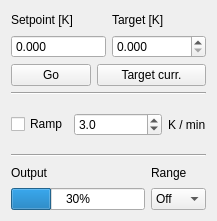
<?xml version="1.0" encoding="UTF-8"?>
<ui version="4.0">
 <class>Form</class>
 <widget class="VISAWidgetBase" name="Form">
  <property name="geometry">
   <rect>
    <x>0</x>
    <y>0</y>
    <width>217</width>
    <height>221</height>
   </rect>
  </property>
  <property name="font">
   <font>
    <family>Arial</family>
   </font>
  </property>
  <property name="windowTitle">
   <string>Form</string>
  </property>
  <layout class="QVBoxLayout" name="verticalLayout_5">
   <item>
    <layout class="QHBoxLayout" name="horizontalLayout_3">
     <item>
      <layout class="QVBoxLayout" name="verticalLayout">
       <item>
        <widget class="QLabel" name="label_3">
         <property name="sizePolicy">
          <sizepolicy hsizetype="Maximum" vsizetype="Preferred">
           <horstretch>0</horstretch>
           <verstretch>0</verstretch>
          </sizepolicy>
         </property>
         <property name="text">
          <string>Setpoint [K]</string>
         </property>
        </widget>
       </item>
       <item>
        <widget class="QDoubleSpinBox" name="setpoint_spin">
         <property name="enabled">
          <bool>true</bool>
         </property>
         <property name="focusPolicy">
          <enum>Qt::NoFocus</enum>
         </property>
         <property name="frame">
          <bool>true</bool>
         </property>
         <property name="readOnly">
          <bool>true</bool>
         </property>
         <property name="buttonSymbols">
          <enum>QAbstractSpinBox::NoButtons</enum>
         </property>
         <property name="decimals">
          <number>3</number>
         </property>
        </widget>
       </item>
      </layout>
     </item>
     <item>
      <layout class="QVBoxLayout" name="verticalLayout_2">
       <item>
        <widget class="QLabel" name="label_4">
         <property name="sizePolicy">
          <sizepolicy hsizetype="Maximum" vsizetype="Preferred">
           <horstretch>0</horstretch>
           <verstretch>0</verstretch>
          </sizepolicy>
         </property>
         <property name="text">
          <string>Target [K]</string>
         </property>
        </widget>
       </item>
       <item>
        <widget class="QDoubleSpinBox" name="target_spin">
         <property name="keyboardTracking">
          <bool>false</bool>
         </property>
         <property name="decimals">
          <number>3</number>
         </property>
         <property name="maximum">
          <double>310.000000000000000</double>
         </property>
        </widget>
       </item>
      </layout>
     </item>
    </layout>
   </item>
   <item>
    <layout class="QHBoxLayout" name="horizontalLayout_4">
     <item>
      <widget class="QPushButton" name="go_btn">
       <property name="sizePolicy">
        <sizepolicy hsizetype="Maximum" vsizetype="Fixed">
         <horstretch>0</horstretch>
         <verstretch>0</verstretch>
        </sizepolicy>
       </property>
       <property name="text">
        <string>Go</string>
       </property>
      </widget>
     </item>
     <item>
      <widget class="QPushButton" name="current_btn">
       <property name="text">
        <string>Target curr.</string>
       </property>
      </widget>
     </item>
    </layout>
   </item>
   <item>
    <widget class="Line" name="line">
     <property name="orientation">
      <enum>Qt::Horizontal</enum>
     </property>
    </widget>
   </item>
   <item>
    <layout class="QHBoxLayout" name="horizontalLayout">
     <item>
      <widget class="QCheckBox" name="ramp_check">
       <property name="sizePolicy">
        <sizepolicy hsizetype="Maximum" vsizetype="Fixed">
         <horstretch>0</horstretch>
         <verstretch>0</verstretch>
        </sizepolicy>
       </property>
       <property name="text">
        <string>Ramp</string>
       </property>
      </widget>
     </item>
     <item>
      <widget class="QDoubleSpinBox" name="rate_spin">
       <property name="keyboardTracking">
        <bool>false</bool>
       </property>
       <property name="decimals">
        <number>1</number>
       </property>
       <property name="minimum">
        <double>0.100000000000000</double>
       </property>
       <property name="maximum">
        <double>100.000000000000000</double>
       </property>
       <property name="singleStep">
        <double>0.100000000000000</double>
       </property>
       <property name="value">
        <double>3.000000000000000</double>
       </property>
      </widget>
     </item>
     <item>
      <widget class="QLabel" name="label_5">
       <property name="sizePolicy">
        <sizepolicy hsizetype="Maximum" vsizetype="Preferred">
         <horstretch>0</horstretch>
         <verstretch>0</verstretch>
        </sizepolicy>
       </property>
       <property name="text">
        <string>K / min</string>
       </property>
      </widget>
     </item>
    </layout>
   </item>
   <item>
    <widget class="Line" name="line_2">
     <property name="orientation">
      <enum>Qt::Horizontal</enum>
     </property>
    </widget>
   </item>
   <item>
    <layout class="QHBoxLayout" name="horizontalLayout_2">
     <item>
      <layout class="QVBoxLayout" name="verticalLayout_3">
       <item>
        <widget class="QLabel" name="label">
         <property name="sizePolicy">
          <sizepolicy hsizetype="Maximum" vsizetype="Preferred">
           <horstretch>0</horstretch>
           <verstretch>0</verstretch>
          </sizepolicy>
         </property>
         <property name="text">
          <string>Output</string>
         </property>
        </widget>
       </item>
       <item>
        <widget class="QProgressBar" name="pbar">
         <property name="sizePolicy">
          <sizepolicy hsizetype="Expanding" vsizetype="Fixed">
           <horstretch>0</horstretch>
           <verstretch>0</verstretch>
          </sizepolicy>
         </property>
         <property name="maximum">
          <number>10000</number>
         </property>
         <property name="value">
          <number>3000</number>
         </property>
         <property name="alignment">
          <set>Qt::AlignLeading|Qt::AlignLeft|Qt::AlignVCenter</set>
         </property>
        </widget>
       </item>
      </layout>
     </item>
     <item>
      <layout class="QVBoxLayout" name="verticalLayout_4">
       <item>
        <widget class="QLabel" name="label_2">
         <property name="sizePolicy">
          <sizepolicy hsizetype="Maximum" vsizetype="Preferred">
           <horstretch>0</horstretch>
           <verstretch>0</verstretch>
          </sizepolicy>
         </property>
         <property name="text">
          <string>Range</string>
         </property>
        </widget>
       </item>
       <item>
        <widget class="QComboBox" name="combo">
         <property name="sizePolicy">
          <sizepolicy hsizetype="Maximum" vsizetype="Fixed">
           <horstretch>0</horstretch>
           <verstretch>0</verstretch>
          </sizepolicy>
         </property>
         <property name="focusPolicy">
          <enum>Qt::NoFocus</enum>
         </property>
         <item>
          <property name="text">
           <string>Off</string>
          </property>
         </item>
         <item>
          <property name="text">
           <string>Low</string>
          </property>
         </item>
         <item>
          <property name="text">
           <string>Med</string>
          </property>
         </item>
         <item>
          <property name="text">
           <string>High</string>
          </property>
         </item>
        </widget>
       </item>
      </layout>
     </item>
    </layout>
   </item>
  </layout>
 </widget>
 <customwidgets>
  <customwidget>
   <class>VISAWidgetBase</class>
   <extends>QWidget</extends>
   <header>connection</header>
  </customwidget>
 </customwidgets>
 <resources/>
 <connections/>
</ui>
